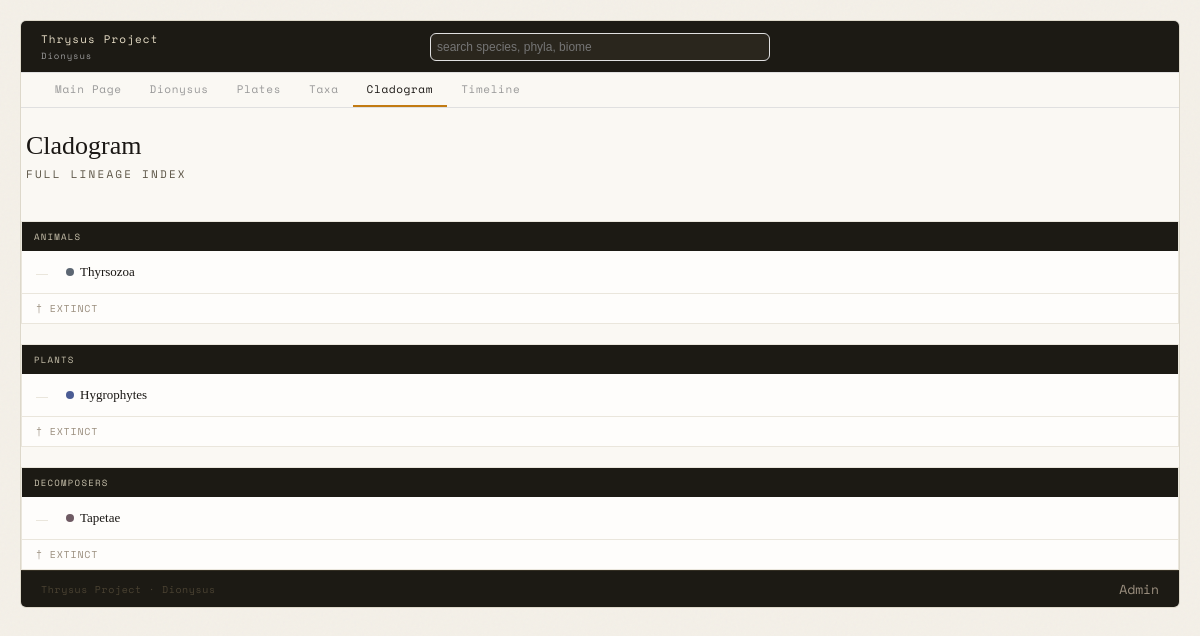
The page /cladogram.php (signed in) on the database its author committed.
### tables this page shows
CREATE TABLE `taxa` (
  `id` int(11) NOT NULL AUTO_INCREMENT,
  `parent_taxon_id` int(11) DEFAULT NULL,
  `name` varchar(100) NOT NULL,
  `rank` varchar(55) DEFAULT NULL,
  `description` text DEFAULT NULL,
  `colour_hex` varchar(7) DEFAULT NULL,
  `body_plan` text DEFAULT NULL,
  `appearance` text DEFAULT NULL,
  `behaviour` text DEFAULT NULL,
  `habitat_and_distribution` text DEFAULT NULL,
  `evolutionary_history` text DEFAULT NULL,
  `status` enum('extant','extinct') DEFAULT 'extant',
  `first_described` date DEFAULT NULL,
  `lead` varchar(100) DEFAULT NULL,
  `last_edited` date DEFAULT NULL,
  `category` enum('fauna','flora','tapetae') DEFAULT 'fauna',
  `image` varchar(255) DEFAULT NULL,
  PRIMARY KEY (`id`),
  KEY `parent_taxon_id` (`parent_taxon_id`),
  CONSTRAINT `taxa_ibfk_1` FOREIGN KEY (`parent_taxon_id`) REFERENCES `taxa` (`id`)
);

### cladogram-render.php (the view, shortened to what this page needs)
<?php
function render_cladogram($db_connect, $category, $heading = 'Cladogram')
{
    $all_taxa = $db_connect->execute_query("SELECT * FROM taxa WHERE category = ?", [$category])->fetch_all(MYSQLI_ASSOC);
    $children = [];
    foreach ($all_taxa as $t) {
        $pid = $t['parent_taxon_id'] ?? 'root';
        $children[$pid][] = $t;
    }
    $spp = [];
    $roots = $children['root'] ?? [];
    echo "<div class='clado-panel'>";
    echo "<div class='clado-panel-header'>" . htmlspecialchars($heading) . "</div>";
    if (empty($roots)) {
        echo "<div class='clado-empty'>No lineages catalogued yet.</div>";
    } else {
        echo "<ul class='clado-tree'>";
        foreach ($roots as $root) {
            render_clado_node($root, $children, $spp, '#c9bfa8');
        }
        echo "</ul>";
    }
    echo "<div class='clado-key'>&dagger; extinct</div>";
    echo "</div>";
}
function render_clado_node($taxon, $children, $spp, $inherited_colour)
{
    $id = $taxon['id'];
    $colour = $taxon['colour_hex'] ?: $inherited_colour;
    $kid_taxa = $children[$id] ?? [];
    $kid_species = $spp[$id] ?? [];
    $has_descendants = !empty($kid_taxa) || !empty($kid_species);
    echo "<li class='clado-node" . ($has_descendants ? "" : " clado-tip") . "'>";
    echo "<a class='clado-row' href='entry.php?id=" . $id . "'>";
    echo "<span class='clado-dot' style='background:" . htmlspecialchars($colour) . ";'></span>";
    echo "<span class='clado-name'>" . htmlspecialchars($taxon['name']) . "</span>";
    echo "</a>";
    echo "</li>";
}

### cladogram.php (shortened to what this page needs)
<?php
include 'header.php';
include 'db_config.php';
include 'cladogram-render.php';
?>
<div class="fauna-head">
    <div class="fauna-title">Cladogram</div>
    <div class="fauna-sub">Full Lineage Index</div>
</div>
<?php
foreach (KINGDOM_GLOSS as $category => $gloss) {
    render_cladogram($db_connect, $category, $gloss);
}
include 'footer.php';
?>

### style.css (style rules this page uses)
* { box-sizing: border-box; margin: 0; padding: 0; }
:root { --bg: #f4f0e8; --surface: #faf8f3; --border: #ddd8ca; --border-faint: #eae6dc; --topbar-bg: #1c1a14; --text-primary: #1a1714; --text-secondary: #5c5546; --text-muted: #9c9080; --accent-amber: #c27b12; --mono: 'Space Mono', monospace; --serif: 'Libre Baskerville', serif; }
body { background: var(--bg); padding: 20px; }
.fauna-head { padding: 18px 0 14px; }
.fauna-title { font-family: var(--serif); font-size: 26px; color: var(--text-primary); margin: 5px; }
.fauna-sub { font-family: var(--mono); font-size: 11px; text-transform: uppercase; letter-spacing: 0.2em; color: var(--text-secondary); margin: 5px; }
.clado-panel { border: 1px solid var(--border-faint); background: #fefdfb; margin-top: 20px; }
.clado-panel-header { background: var(--topbar-bg); color: #c9c2ad; font-size: 9px; font-family: var(--mono); text-transform: uppercase; letter-spacing: 0.14em; padding: 8px 12px; }
.clado-tree, .clado-children { list-style: none; margin: 0; padding: 10px 20px 10px 14px; }
.clado-node { position: relative; padding-left: 14px; }
.clado-node::before { content: ""; position: absolute; left: 0; top: 13px; width: 12px; border-top: 1px solid var(--border-faint); }
.clado-row { display: inline-flex; align-items: center; gap: 6px; padding: 3px 4px; text-decoration: none; color: inherit; }
.clado-tip > .clado-row { padding-left: 16px; }
.clado-dot { width: 8px; height: 8px; border-radius: 50%; flex-shrink: 0; display: inline-block; }
.clado-name { font-family: var(--serif); font-size: 13px; color: var(--text-primary); }
.clado-key { font-family: var(--mono); font-size: 10px; color: var(--text-muted); text-transform: uppercase; letter-spacing: 0.08em; border-top: 1px solid var(--border-faint); padding: 7px 14px; }

### rows shown on the page
taxa: name "Thyrsozoa"
taxa: name "Hygrophytes"
taxa: name "Tapetae"

### other values the page prints
$heading "ANIMALS"
$heading "PLANTS"
$heading "DECOMPOSERS"
